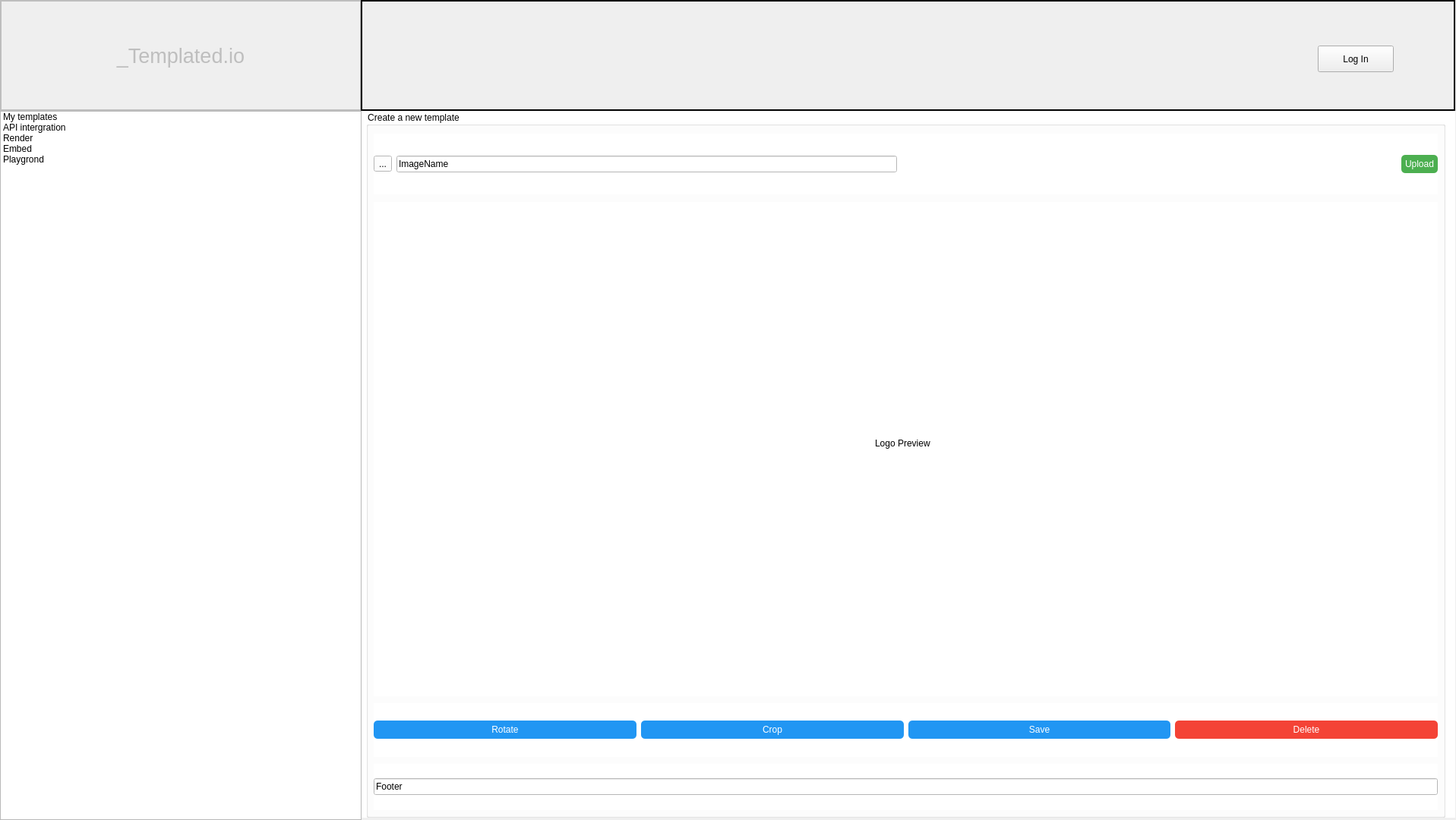
<?xml version="1.0" encoding="UTF-8"?>
<ui version="4.0">
 <class>MainWindow</class>
 <widget class="QMainWindow" name="MainWindow">
  <property name="geometry">
   <rect>
    <x>0</x>
    <y>0</y>
    <width>1917</width>
    <height>1080</height>
   </rect>
  </property>
  <property name="windowTitle">
   <string>MainWindow</string>
  </property>
  <widget class="QWidget" name="centralwidget">
   <widget class="QFrame" name="frame">
    <property name="enabled">
     <bool>false</bool>
    </property>
    <property name="geometry">
     <rect>
      <x>0</x>
      <y>0</y>
      <width>476</width>
      <height>146</height>
     </rect>
    </property>
    <property name="minimumSize">
     <size>
      <width>450</width>
      <height>120</height>
     </size>
    </property>
    <property name="maximumSize">
     <size>
      <width>476</width>
      <height>146</height>
     </size>
    </property>
    <property name="frameShape">
     <enum>QFrame::Box</enum>
    </property>
    <property name="frameShadow">
     <enum>QFrame::Plain</enum>
    </property>
    <property name="lineWidth">
     <number>2</number>
    </property>
    <property name="midLineWidth">
     <number>0</number>
    </property>
    <layout class="QHBoxLayout" name="horizontalLayout">
     <item>
      <widget class="QLabel" name="label_2">
       <property name="enabled">
        <bool>false</bool>
       </property>
       <property name="minimumSize">
        <size>
         <width>450</width>
         <height>120</height>
        </size>
       </property>
       <property name="font">
        <font>
         <pointsize>20</pointsize>
        </font>
       </property>
       <property name="text">
        <string>_Templated.io</string>
       </property>
       <property name="alignment">
        <set>Qt::AlignCenter</set>
       </property>
       <property name="wordWrap">
        <bool>false</bool>
       </property>
      </widget>
     </item>
    </layout>
   </widget>
   <widget class="QFrame" name="frame_2">
    <property name="enabled">
     <bool>true</bool>
    </property>
    <property name="geometry">
     <rect>
      <x>475</x>
      <y>0</y>
      <width>1441</width>
      <height>146</height>
     </rect>
    </property>
    <property name="frameShape">
     <enum>QFrame::Box</enum>
    </property>
    <property name="frameShadow">
     <enum>QFrame::Plain</enum>
    </property>
    <property name="lineWidth">
     <number>2</number>
    </property>
    <widget class="QPushButton" name="pushButton">
     <property name="geometry">
      <rect>
       <x>1260</x>
       <y>60</y>
       <width>100</width>
       <height>35</height>
      </rect>
     </property>
     <property name="text">
      <string>Log In</string>
     </property>
     <property name="icon">
      <iconset>
       <normaloff>../Downloads/IPR img/Icons/login.png</normaloff>../Downloads/IPR img/Icons/login.png</iconset>
     </property>
    </widget>
   </widget>
   <widget class="QStackedWidget" name="stackedWidget">
    <property name="geometry">
     <rect>
      <x>475</x>
      <y>146</y>
      <width>1441</width>
      <height>931</height>
     </rect>
    </property>
    <property name="styleSheet">
     <string notr="true">background-color: rgb(255, 255, 255);</string>
    </property>
    <widget class="QWidget" name="page">
     <widget class="QGroupBox" name="New_template">
      <property name="geometry">
       <rect>
        <x>7</x>
        <y>0</y>
        <width>1421</width>
        <height>931</height>
       </rect>
      </property>
      <property name="title">
       <string>Create a new template</string>
      </property>
      <widget class="QWidget" name="horizontalLayoutWidget">
       <property name="geometry">
        <rect>
         <x>10</x>
         <y>30</y>
         <width>1401</width>
         <height>80</height>
        </rect>
       </property>
       <layout class="QHBoxLayout" name="headerBar">
        <item>
         <widget class="QToolButton" name="Logo">
          <property name="text">
           <string>...</string>
          </property>
         </widget>
        </item>
        <item>
         <widget class="QLineEdit" name="ImageName">
          <property name="text">
           <string>ImageName</string>
          </property>
         </widget>
        </item>
        <item>
         <spacer name="horizontalSpacer">
          <property name="orientation">
           <enum>Qt::Horizontal</enum>
          </property>
          <property name="sizeHint" stdset="0">
           <size>
            <width>40</width>
            <height>20</height>
           </size>
          </property>
         </spacer>
        </item>
        <item>
         <widget class="QPushButton" name="btnUpload">
          <property name="styleSheet">
           <string notr="true">QPushButton { 
                  background-color: #4CAF50; 
                  color: white; 
                  border-radius: 5px; 
                  padding: 5px; 
                 }
                 QPushButton:hover { 
                  background-color: #45a049; 
                 }</string>
          </property>
          <property name="text">
           <string>Upload</string>
          </property>
         </widget>
        </item>
       </layout>
      </widget>
      <widget class="QWidget" name="horizontalLayoutWidget_2">
       <property name="geometry">
        <rect>
         <x>10</x>
         <y>120</y>
         <width>1401</width>
         <height>651</height>
        </rect>
       </property>
       <layout class="QHBoxLayout" name="LogoLayout">
        <item>
         <widget class="QWidget" name="widgetPreview" native="true">
          <widget class="QLabel" name="labelPreview">
           <property name="geometry">
            <rect>
             <x>660</x>
             <y>310</y>
             <width>81</width>
             <height>16</height>
            </rect>
           </property>
           <property name="text">
            <string>Logo Preview</string>
           </property>
          </widget>
         </widget>
        </item>
       </layout>
      </widget>
      <widget class="QWidget" name="horizontalLayoutWidget_3">
       <property name="geometry">
        <rect>
         <x>10</x>
         <y>780</y>
         <width>1401</width>
         <height>71</height>
        </rect>
       </property>
       <layout class="QHBoxLayout" name="toolbarLayout">
        <item>
         <widget class="QPushButton" name="btnRotate">
          <property name="styleSheet">
           <string notr="true">QPushButton { 
                  background-color: #2196F3; 
                  color: white; 
                  border-radius: 5px; 
                  padding: 5px; 
                 }
                 QPushButton:hover { 
                  background-color: #1e88e5; 
                 }</string>
          </property>
          <property name="text">
           <string>Rotate</string>
          </property>
         </widget>
        </item>
        <item>
         <widget class="QPushButton" name="btnCrop">
          <property name="styleSheet">
           <string notr="true">QPushButton { 
                  background-color: #2196F3; 
                  color: white; 
                  border-radius: 5px; 
                  padding: 5px; 
                 }
                 QPushButton:hover { 
                  background-color: #1e88e5; 
                 }</string>
          </property>
          <property name="text">
           <string>Crop</string>
          </property>
         </widget>
        </item>
        <item>
         <widget class="QPushButton" name="btnSave">
          <property name="styleSheet">
           <string notr="true">QPushButton { 
                  background-color: #2196F3; 
                  color: white; 
                  border-radius: 5px; 
                  padding: 5px; 
                 }
                 QPushButton:hover { 
                  background-color: #1e88e5; 
                 }</string>
          </property>
          <property name="text">
           <string>Save</string>
          </property>
         </widget>
        </item>
        <item>
         <widget class="QPushButton" name="btnDelete">
          <property name="styleSheet">
           <string notr="true">QPushButton { 
                  background-color: #f44336; 
                  color: white; 
                  border-radius: 5px; 
                  padding: 5px; 
                 }
                 QPushButton:hover { 
                  background-color: #d32f2f; 
                 }</string>
          </property>
          <property name="text">
           <string>Delete</string>
          </property>
         </widget>
        </item>
       </layout>
      </widget>
      <widget class="QWidget" name="horizontalLayoutWidget_4">
       <property name="geometry">
        <rect>
         <x>10</x>
         <y>860</y>
         <width>1401</width>
         <height>61</height>
        </rect>
       </property>
       <layout class="QHBoxLayout" name="FooterLayout">
        <item>
         <widget class="QLineEdit" name="FooterEdit">
          <property name="text">
           <string>Footer</string>
          </property>
         </widget>
        </item>
       </layout>
      </widget>
     </widget>
    </widget>
    <widget class="QWidget" name="page_2"/>
   </widget>
   <widget class="QListWidget" name="listWidget">
    <property name="geometry">
     <rect>
      <x>0</x>
      <y>146</y>
      <width>476</width>
      <height>934</height>
     </rect>
    </property>
    <item>
     <property name="text">
      <string>My templates</string>
     </property>
     <property name="icon">
      <iconset>
       <normaloff>C:/Users/Admin/Downloads/IPR img/Icons/template.png</normaloff>C:/Users/Admin/Downloads/IPR img/Icons/template.png</iconset>
     </property>
    </item>
    <item>
     <property name="text">
      <string>API intergration</string>
     </property>
     <property name="icon">
      <iconset>
       <normaloff>C:/Users/Admin/Downloads/IPR img/Icons/API.png</normaloff>C:/Users/Admin/Downloads/IPR img/Icons/API.png</iconset>
     </property>
    </item>
    <item>
     <property name="text">
      <string>Render</string>
     </property>
     <property name="icon">
      <iconset>
       <normaloff>C:/Users/Admin/Downloads/IPR img/Icons/file.png</normaloff>C:/Users/Admin/Downloads/IPR img/Icons/file.png</iconset>
     </property>
    </item>
    <item>
     <property name="text">
      <string>Embed</string>
     </property>
     <property name="icon">
      <iconset>
       <normaloff>C:/Users/Admin/Downloads/IPR img/Icons/rendering.png</normaloff>C:/Users/Admin/Downloads/IPR img/Icons/rendering.png</iconset>
     </property>
    </item>
    <item>
     <property name="text">
      <string>Playgrond</string>
     </property>
     <property name="icon">
      <iconset>
       <normaloff>C:/Users/Admin/Downloads/IPR img/Icons/play.png</normaloff>C:/Users/Admin/Downloads/IPR img/Icons/play.png</iconset>
     </property>
    </item>
   </widget>
  </widget>
 </widget>
 <resources/>
 <connections/>
</ui>
